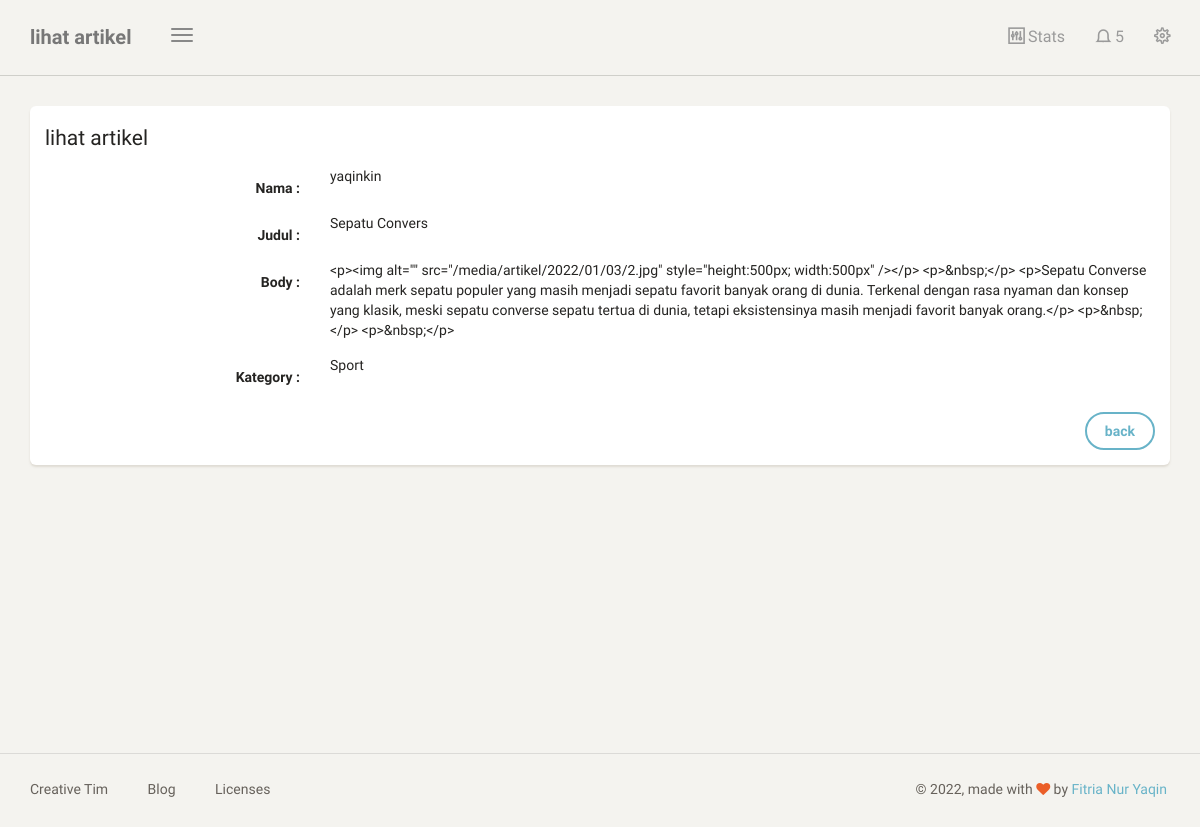
Page /dashboard/artikel/lihat/11 (signed in) on the committed database.
### blog/models.py (models this page shows, shortened)
class Artikel(models.Model):
    nama = models.ForeignKey(User, on_delete=models.CASCADE, blank=True, null=True)
    judul = models.CharField(max_length=100)
    body = RichTextUploadingField(blank=True, null=True,
                                        config_name='special',
                                        external_plugin_resources=[(
                                            'youtube',
                                            '/static/ckeditor_plugins/youtube/youtube/',
                                            'plugin.js',
                                        )],
    )
    kategory = models.ForeignKey(Kategori, on_delete=models.CASCADE)
    date = models.DateTimeField(auto_now_add=True)
    class Meta:
        ordering =['-date']
        verbose_name_plural = "Artikel"

class Kategori(models.Model):
    nama = models.CharField(max_length=20)
    def __str__(self):
        return self.nama
    class Meta:
        verbose_name_plural = "Kategori"

### blog/views.py (the view)
# urls.py: path('artikel/lihat/<str:id>',lihat_artikel, name='lihat_artikel'),
@login_required
def lihat_artikel(request, id):
    template_name = "back/lihat_artikel.html"
    artikel = Artikel.objects.get(id=id)
    print(artikel)
    context = {
        'title' : 'lihat artikel',
        'artikel' : artikel,
    }
    return render(request, template_name, context)

### templates/back/lihat_artikel.html (shortened to what this page needs)
{% extends 'back/base.html' %}
{% block content %}
<div class="content">
    <div class="container-fluid">
        <div class="row">
            <div class="col-md-12">
                <div class="card">
                    <form class="form-horizontal" method="POST">
                        <div class="card-header">
                            <h4 class="card-title">
                                {{title}}
                            </h4>
                        </div>
                        <div class="card-content">
                            <div class="form-group">
                                <label class="col-md-3 control-label">Nama : </label>
                                <div class="col-md-9">
                                    {{artikel.nama}}
                                </div>
                            </div>
                            <div class="form-group">
                                <label class="col-md-3 control-label">Judul : </label>
                                <div class="col-md-9">
                                    {{artikel.judul}}
                                </div>
                            </div>
                            <div class="form-group">
                                <label class="col-md-3 control-label">Body : </label>
                                <div class="col-md-9">
                                    {{artikel.body}}
                                </div>
                            </div>
                            <div class="form-group">
                                <label class="col-md-3 control-label">Kategory : </label>
                                <div class="col-md-9">
                                 {{artikel.kategory}}
                                </div>
                            </div>
                        </div>
                        <div class="card-footer text-right">
                            <div class="form-group">
                                <label class="col-md-3"></label>
                                <div class="col-md-9">
                                    <a class="btn btn-info" href="{%url 'tabel_artikel' %}">back</a>
                                </div>
                            </div>
                        </div>
                    </form>
                </div>
            </div>
        </div>
    </div>
</div>
{% endblock content %}

### rows in the picture
Artikel: nama "yaqinkin", judul "Sepatu Convers", body "<p><img alt=\"\" src=\"/media/artikel/2022/01/03/2.jpg\" style=\"height:500px; width:500px\" /></p> <p>&nbsp;</p> <p>Sepatu Converse adalah merk sepatu populer yang masih menjadi sepatu favorit banyak orang di dunia. Terkenal dengan rasa nyaman dan konsep yang klasik, meski sepatu converse sepatu tertua di dunia, tetapi eksistensinya masih menjadi favorit banyak orang.</p> <p>&nbsp;</p> <p>&nbsp;</p>", kategory "Sport"

### other values in the picture
{{ title }} "lihat artikel"
